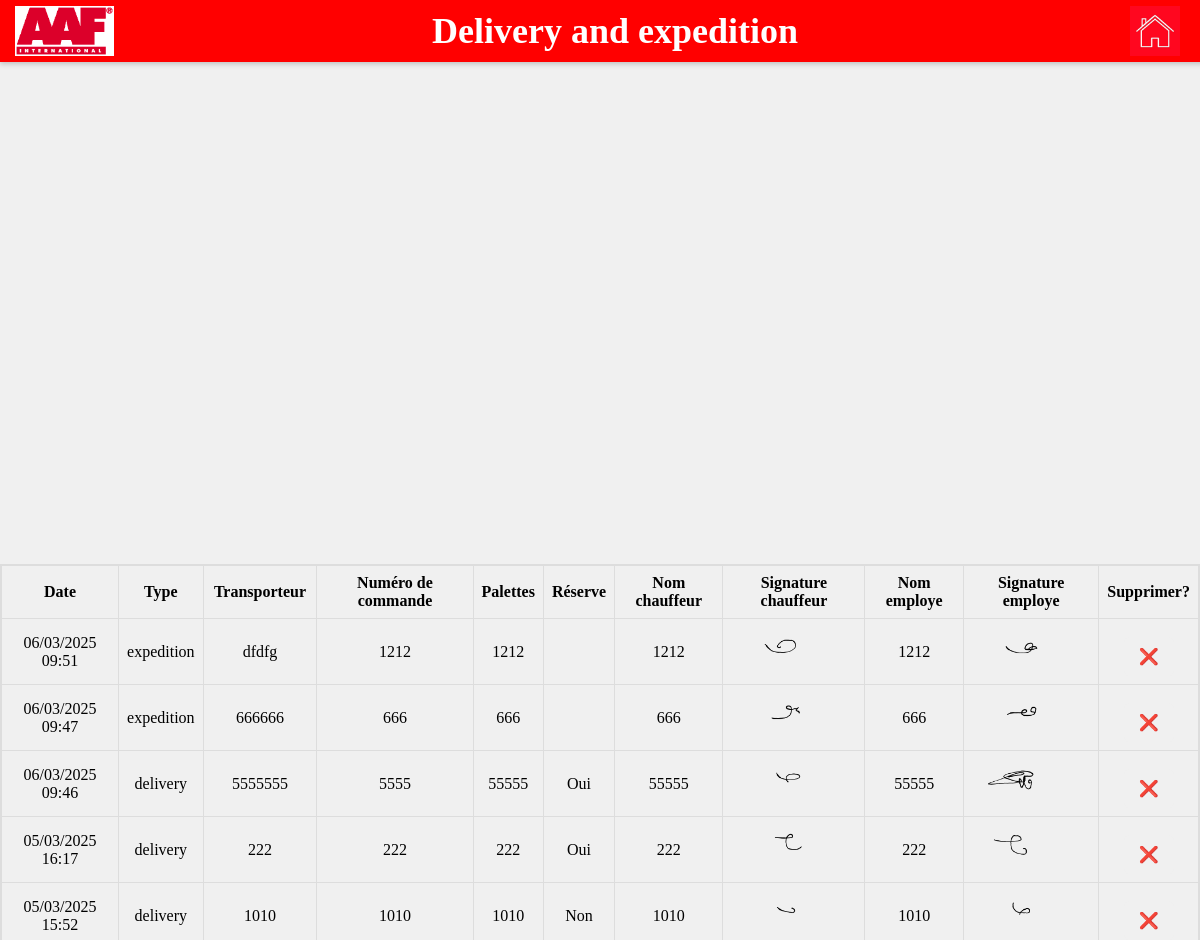
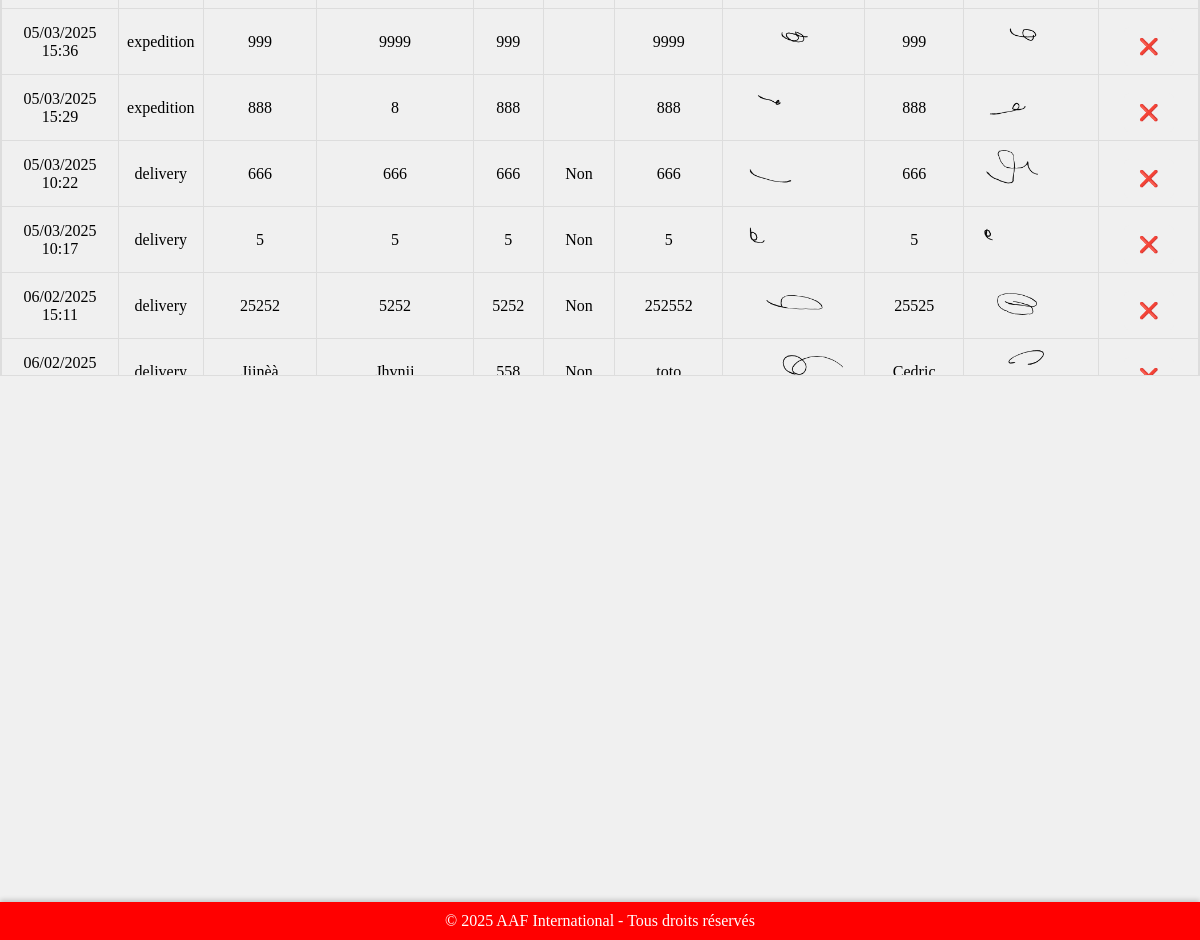
Page /historique/ on the committed database (2 pictures, top to bottom).
### livraison/models.py (models this page shows, shortened)
class Livraison(models.Model):
    TYPE_OPERATION_CHOICES = [
        ('delivery', 'Livraison'),
        ('expedition', 'Expédition'),
    ]
    transporteur = models.CharField(max_length=255)
    nombre_palettes = models.IntegerField()
    numero_commande = models.CharField(max_length=255)
    reserve = models.BooleanField(default=False)
    recordDisabled = models.BooleanField(default=False)
    nom_chauffeur = models.CharField(max_length=255)
    signature_chauffeur = models.ImageField(upload_to="signatures/")
    nom_employe = models.CharField(max_length=255)
    signature_employe = models.ImageField(upload_to="signatures/")
    date_heure = models.DateTimeField(auto_now_add=True)
    type_operation = models.CharField(
        max_length=20,
        choices=TYPE_OPERATION_CHOICES,
        default='delivery'
    )
    def signature_chauffeur_image(self):
        if self.signature_chauffeur:
            return format_html(
                '<img src="{}" width="200" height="100"/>',
                self.signature_chauffeur
            )
        return "Pas de signature"
    def signature_employe_image(self):
        if self.signature_employe:
            return format_html(
                '<img src="{}" width="200" height="100"/>',
                self.signature_employe
            )
        return "Pas de signature"
    signature_chauffeur_image.short_description = "Signature chauffeur"
    signature_employe_image.short_description = "Signature employé"

### livraison/views.py (the view)
# urls.py: path("historique/", historique_view, name="historique"),
def historique_view(request):
    livraisons = Livraison.objects.filter(recordDisabled=False).order_by("-date_heure")
    return render(request, 'historique.html', {'livraisons': livraisons})

### livraison/templates/historique.html (shortened to what this page needs)
{% extends "base.html" %}
{% load static %}
{% block content_class %}content-table{% endblock %}
{% block header_title %}Delivery and expedition{% endblock %}
{% block historic_image %}{% static 'img/home.png' %}{% endblock %}
{% block content %}
<body>
    <div class="table-container">
        <table border="1">
            <thead>
                <tr>
                    <th>Date</th>
                    <th>Type</th>
                    <th>Transporteur</th>
                    <th>Numéro de commande</th>
                    <th>Palettes</th>
                    <th>Réserve</th>
                    <th>Nom chauffeur</th>
                    <th>Signature chauffeur</th>
                    <th>Nom employe</th>
                    <th>Signature employe</th>
                    <th>Supprimer?</th>
                </tr>
            </thead>
            {% for livraison in livraisons %}
            <tr>
                <td>{{ livraison.date_heure|date:"d/m/Y H:i" }}</td>
                <td>{{ livraison.type_operation }}</td>
                <td>{{ livraison.transporteur }}</td>
                <td>{{ livraison.numero_commande }}</td>
                <td>{{ livraison.nombre_palettes }}</td>
                <td>
                    {% if livraison.type_operation == 'expedition' %}
                    {% elif livraison.reserve %}
                        Oui
                    {% else %}
                        Non
                    {% endif %}
                </td>
                <td>{{ livraison.nom_chauffeur}}</td>
                <td>
                    <img src="{{ livraison.signature_chauffeur.url }}" alt="Signature Chauffeur" style="width:100px; cursor:pointer;" onclick="openModal('{{ livraison.signature_chauffeur.url }}')">
                </td>
                <td>{{ livraison.nom_employe}}</td>
                <td>
                    <img src="{{ livraison.signature_employe.url }}" alt="Signature Employé" style="width:100px; cursor:pointer;" onclick="openModal('{{ livraison.signature_employe.url }}')">
                </td>
                <td>
                    <button onclick="showCancelModal('{{ livraison.id }}')" class="cancel-btn">❌</button>
                </td>
            </tr>
            {% endfor %}
        </table>
    </div>
    {% endblock %}

### livraison/templates/base.html (shortened to what this page needs)
{% load static %}
<!DOCTYPE html>
<html lang="fr">
<head>
    <link rel="stylesheet" href="{% static 'css/style.css' %}">
</head>
<body>
    <div class="header">
        <img src="{% static 'img/logo.png' %}" alt="Logo AAF" class="logo">
        <div class="title-container">
            <div class="header-title">
                {% block header_title %}Delivery Consign Gasny{% endblock %}
            </div>
            <a href="{% if request.resolver_match.url_name == 'historique' %}{% url 'delivery_consignation' %}{% else %}javascript:void(0);{% endif %}"
>               <img src="{% block historic_image %}{% static 'img/historic.png' %}{% endblock %}"
                alt="Image dynamique"
                class="historic">
            </a>
        </div>
    </div>
    <div class="{% block content_class %}content{% endblock %}">
        {% block content %}{% endblock %}
    </div>
    <div class="footer">
        © 2025 AAF International - Tous droits réservés
    </div>
</body>
</html>

### static/css/style.css (style rules this page uses)
html, body { background-color: #f0f0f0; height: 100vh; margin: 0; padding: 0; overflow: hidden; display: flex; flex-direction: column; justify-content: center; align-items: center; }
.header { display: flex; align-items: center; justify-content: center; position: fixed; top: 0; left: 0; width: 100%; background-color: #FF0000; padding: 10px 15px; color: white; z-index: 1000; box-shadow: 0 2px 5px rgba(0, 0, 0, 0.2); font-size: 1.5em; }
.logo { position: absolute; left: 15px; max-height: 50px; }
.title-container { display: flex; align-items: center; justify-content: center; }
.header-title { font-size: 1.5em; font-weight: bold; margin: 0 150px; white-space: nowrap; text-align: center; }
.historic { width: auto; position: absolute; right: 50px; top: 50%; transform: translateY(-50%); max-height: 50px; z-index: 10; }
button { padding: 10px 15px; margin-top: 10px; background-color: #007BFF; color: white; border: none; border-radius: 5px; cursor: pointer; font-size: 1em; }
.footer { position: fixed; bottom: 0; left: 0; width: 100%; background-color: #FF0000; color: white; text-align: center; padding: 10px 0; font-size: 1em; z-index: 1000; box-shadow: 0 -2px 5px rgba(0, 0, 0, 0.2); }
.table-container { max-height: 750px; overflow-y: auto; overflow-x: auto; border: 1px solid #ddd; }
table { width: 100%; border-collapse: collapse; }
th, td { text-align: center; padding: 8px; border: 1px solid #ddd; text-align: center; }
.cancel-btn { background-color: #f0f0f0f0; }

### livraison/templates/historique.html (style rules this page uses)
body { height: auto; overflow-y: auto; }

### rows in the picture
Livraison: date_heure "06/03/2025 09:51", type_operation "expedition", transporteur "dfdfg", numero_commande "1212", nombre_palettes "1212", nom_chauffeur "1212", signature_chauffeur (picture), nom_employe "1212", signature_employe (picture)
Livraison: date_heure "06/03/2025 09:47", type_operation "expedition", transporteur "666666", numero_commande "666", nombre_palettes "666", nom_chauffeur "666", signature_chauffeur (picture), nom_employe "666", signature_employe (picture)
Livraison: date_heure "06/03/2025 09:46", type_operation "delivery", transporteur "5555555", numero_commande "5555", nombre_palettes "55555", reserve "Oui", nom_chauffeur "55555", signature_chauffeur (picture), nom_employe "55555", signature_employe (picture)
Livraison: date_heure "05/03/2025 16:17", type_operation "delivery", transporteur "222", numero_commande "222", nombre_palettes "222", reserve "Oui", nom_chauffeur "222", signature_chauffeur (picture), nom_employe "222", signature_employe (picture)
Livraison: date_heure "05/03/2025 15:52", type_operation "delivery", transporteur "1010", numero_commande "1010", nombre_palettes "1010", reserve "Non", nom_chauffeur "1010", signature_chauffeur (picture), nom_employe "1010", signature_employe (picture)
Livraison: date_heure "05/03/2025 15:36", type_operation "expedition", transporteur "999", numero_commande "9999", nombre_palettes "999", nom_chauffeur "9999", signature_chauffeur (picture), nom_employe "999", signature_employe (picture)
Livraison: date_heure "05/03/2025 15:29", type_operation "expedition", transporteur "888", numero_commande "8", nombre_palettes "888", nom_chauffeur "888", signature_chauffeur (picture), nom_employe "888", signature_employe (picture)
Livraison: date_heure "05/03/2025 10:22", type_operation "delivery", transporteur "666", numero_commande "666", nombre_palettes "666", reserve "Non", nom_chauffeur "666", signature_chauffeur (picture), nom_employe "666", signature_employe (picture)
Livraison: date_heure "05/03/2025 10:17", type_operation "delivery", transporteur "5", numero_commande "5", nombre_palettes "5", reserve "Non", nom_chauffeur "5", signature_chauffeur (picture), nom_employe "5", signature_employe (picture)
Livraison: date_heure "06/02/2025 15:11", type_operation "delivery", transporteur "25252", numero_commande "5252", nombre_palettes "5252", reserve "Non", nom_chauffeur "252552", signature_chauffeur (picture), nom_employe "25525", signature_employe (picture)
Livraison: date_heure "06/02/2025…", type_operation "delivery", transporteur "Jjjnèà", numero_commande "Jhvnjj", nombre_palettes "558", reserve "Non", nom_chauffeur "toto", signature_chauffeur (picture), nom_employe "Cedric", signature_employe (picture)
